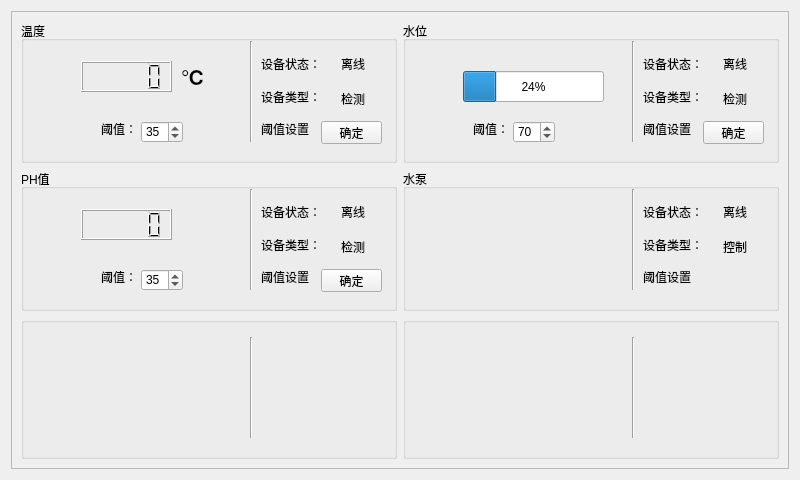
<?xml version="1.0" encoding="UTF-8"?>
<ui version="4.0">
 <class>homeForm</class>
 <widget class="QWidget" name="homeForm">
  <property name="geometry">
   <rect>
    <x>0</x>
    <y>0</y>
    <width>800</width>
    <height>480</height>
   </rect>
  </property>
  <property name="maximumSize">
   <size>
    <width>800</width>
    <height>480</height>
   </size>
  </property>
  <property name="windowTitle">
   <string>Form</string>
  </property>
  <property name="autoFillBackground">
   <bool>true</bool>
  </property>
  <layout class="QGridLayout" name="gridLayout">
   <item row="0" column="1">
    <widget class="QScrollArea" name="scrollArea">
     <property name="minimumSize">
      <size>
       <width>100</width>
       <height>50</height>
      </size>
     </property>
     <property name="widgetResizable">
      <bool>true</bool>
     </property>
     <widget class="QWidget" name="scrollAreaWidgetContents">
      <property name="geometry">
       <rect>
        <x>0</x>
        <y>0</y>
        <width>780</width>
        <height>460</height>
       </rect>
      </property>
      <layout class="QGridLayout" name="gridLayout_2">
       <item row="0" column="0">
        <widget class="QGroupBox" name="groupBox">
         <property name="title">
          <string>温度</string>
         </property>
         <widget class="Line" name="line">
          <property name="geometry">
           <rect>
            <x>220</x>
            <y>20</y>
            <width>20</width>
            <height>101</height>
           </rect>
          </property>
          <property name="orientation">
           <enum>Qt::Vertical</enum>
          </property>
         </widget>
         <widget class="QLCDNumber" name="tempNumber">
          <property name="geometry">
           <rect>
            <x>60</x>
            <y>40</y>
            <width>91</width>
            <height>31</height>
           </rect>
          </property>
         </widget>
         <widget class="QSpinBox" name="tempspinBox">
          <property name="geometry">
           <rect>
            <x>120</x>
            <y>100</y>
            <width>42</width>
            <height>22</height>
           </rect>
          </property>
          <property name="value">
           <number>35</number>
          </property>
         </widget>
         <widget class="QLabel" name="label_4">
          <property name="geometry">
           <rect>
            <x>80</x>
            <y>100</y>
            <width>31</width>
            <height>16</height>
           </rect>
          </property>
          <property name="text">
           <string>阈值：</string>
          </property>
         </widget>
         <widget class="QLabel" name="label_17">
          <property name="geometry">
           <rect>
            <x>160</x>
            <y>40</y>
            <width>51</width>
            <height>31</height>
           </rect>
          </property>
          <property name="text">
           <string>&lt;html&gt;&lt;head/&gt;&lt;body&gt;&lt;p&gt;&lt;span style=&quot; font-size:16pt; font-weight:600;&quot;&gt;℃&lt;/span&gt;&lt;/p&gt;&lt;/body&gt;&lt;/html&gt;</string>
          </property>
         </widget>
         <widget class="QPushButton" name="tempButton">
          <property name="geometry">
           <rect>
            <x>300</x>
            <y>100</y>
            <width>61</width>
            <height>23</height>
           </rect>
          </property>
          <property name="text">
           <string>确定</string>
          </property>
         </widget>
         <widget class="QWidget" name="layoutWidget">
          <property name="geometry">
           <rect>
            <x>240</x>
            <y>30</y>
            <width>62</width>
            <height>91</height>
           </rect>
          </property>
          <layout class="QVBoxLayout" name="verticalLayout">
           <item>
            <widget class="QLabel" name="label">
             <property name="text">
              <string>设备状态：</string>
             </property>
            </widget>
           </item>
           <item>
            <widget class="QLabel" name="label_2">
             <property name="text">
              <string>设备类型：</string>
             </property>
            </widget>
           </item>
           <item>
            <widget class="QLabel" name="label_3">
             <property name="text">
              <string>阈值设置</string>
             </property>
            </widget>
           </item>
          </layout>
         </widget>
         <widget class="QLabel" name="tempStatelabel">
          <property name="geometry">
           <rect>
            <x>320</x>
            <y>35</y>
            <width>31</width>
            <height>16</height>
           </rect>
          </property>
          <property name="text">
           <string>离线</string>
          </property>
         </widget>
         <widget class="QLabel" name="label_30">
          <property name="geometry">
           <rect>
            <x>320</x>
            <y>70</y>
            <width>31</width>
            <height>16</height>
           </rect>
          </property>
          <property name="text">
           <string>检测</string>
          </property>
         </widget>
        </widget>
       </item>
       <item row="2" column="1">
        <widget class="QGroupBox" name="groupBox_4">
         <property name="title">
          <string/>
         </property>
         <widget class="Line" name="line_6">
          <property name="geometry">
           <rect>
            <x>220</x>
            <y>20</y>
            <width>20</width>
            <height>101</height>
           </rect>
          </property>
          <property name="orientation">
           <enum>Qt::Vertical</enum>
          </property>
         </widget>
         <widget class="QLabel" name="lamppixlabel">
          <property name="geometry">
           <rect>
            <x>80</x>
            <y>30</y>
            <width>81</width>
            <height>81</height>
           </rect>
          </property>
          <property name="text">
           <string/>
          </property>
         </widget>
         <widget class="QLabel" name="label_39">
          <property name="geometry">
           <rect>
            <x>320</x>
            <y>65</y>
            <width>31</width>
            <height>16</height>
           </rect>
          </property>
          <property name="text">
           <string/>
          </property>
         </widget>
         <widget class="QLabel" name="lampStatelabel">
          <property name="geometry">
           <rect>
            <x>320</x>
            <y>30</y>
            <width>31</width>
            <height>21</height>
           </rect>
          </property>
          <property name="text">
           <string/>
          </property>
         </widget>
         <widget class="QWidget" name="layoutWidget">
          <property name="geometry">
           <rect>
            <x>240</x>
            <y>27</y>
            <width>62</width>
            <height>91</height>
           </rect>
          </property>
          <layout class="QVBoxLayout" name="verticalLayout_6">
           <item>
            <widget class="QLabel" name="label_25">
             <property name="text">
              <string/>
             </property>
            </widget>
           </item>
           <item>
            <widget class="QLabel" name="label_24">
             <property name="text">
              <string/>
             </property>
            </widget>
           </item>
           <item>
            <widget class="QLabel" name="label_26">
             <property name="text">
              <string/>
             </property>
            </widget>
           </item>
          </layout>
         </widget>
        </widget>
       </item>
       <item row="0" column="1">
        <widget class="QGroupBox" name="groupBox_2">
         <property name="title">
          <string>水位</string>
         </property>
         <widget class="Line" name="line_2">
          <property name="geometry">
           <rect>
            <x>220</x>
            <y>20</y>
            <width>20</width>
            <height>101</height>
           </rect>
          </property>
          <property name="orientation">
           <enum>Qt::Vertical</enum>
          </property>
         </widget>
         <widget class="QSpinBox" name="watlspinBox">
          <property name="geometry">
           <rect>
            <x>110</x>
            <y>100</y>
            <width>42</width>
            <height>22</height>
           </rect>
          </property>
          <property name="value">
           <number>70</number>
          </property>
         </widget>
         <widget class="QLabel" name="label_6">
          <property name="geometry">
           <rect>
            <x>70</x>
            <y>100</y>
            <width>31</width>
            <height>16</height>
           </rect>
          </property>
          <property name="text">
           <string>阈值：</string>
          </property>
         </widget>
         <widget class="QPushButton" name="watlButton">
          <property name="geometry">
           <rect>
            <x>300</x>
            <y>100</y>
            <width>61</width>
            <height>23</height>
           </rect>
          </property>
          <property name="text">
           <string>确定</string>
          </property>
         </widget>
         <widget class="QLabel" name="label_31">
          <property name="geometry">
           <rect>
            <x>320</x>
            <y>70</y>
            <width>31</width>
            <height>16</height>
           </rect>
          </property>
          <property name="text">
           <string>检测</string>
          </property>
         </widget>
         <widget class="QLabel" name="watlStatelabel">
          <property name="geometry">
           <rect>
            <x>320</x>
            <y>35</y>
            <width>35</width>
            <height>16</height>
           </rect>
          </property>
          <property name="text">
           <string>离线</string>
          </property>
         </widget>
         <widget class="QWidget" name="layoutWidget">
          <property name="geometry">
           <rect>
            <x>240</x>
            <y>30</y>
            <width>62</width>
            <height>91</height>
           </rect>
          </property>
          <layout class="QVBoxLayout" name="verticalLayout_2">
           <item>
            <widget class="QLabel" name="label_8">
             <property name="text">
              <string>设备状态：</string>
             </property>
            </widget>
           </item>
           <item>
            <widget class="QLabel" name="label_7">
             <property name="text">
              <string>设备类型：</string>
             </property>
            </widget>
           </item>
           <item>
            <widget class="QLabel" name="label_5">
             <property name="text">
              <string>阈值设置</string>
             </property>
            </widget>
           </item>
          </layout>
         </widget>
         <widget class="QProgressBar" name="watlprogressBar">
          <property name="geometry">
           <rect>
            <x>60</x>
            <y>50</y>
            <width>141</width>
            <height>31</height>
           </rect>
          </property>
          <property name="value">
           <number>24</number>
          </property>
         </widget>
        </widget>
       </item>
       <item row="1" column="1">
        <widget class="QGroupBox" name="groupBox_6">
         <property name="title">
          <string>水泵</string>
         </property>
         <widget class="Line" name="line_4">
          <property name="geometry">
           <rect>
            <x>220</x>
            <y>20</y>
            <width>20</width>
            <height>101</height>
           </rect>
          </property>
          <property name="orientation">
           <enum>Qt::Vertical</enum>
          </property>
         </widget>
         <widget class="QLabel" name="label_35">
          <property name="geometry">
           <rect>
            <x>320</x>
            <y>70</y>
            <width>31</width>
            <height>16</height>
           </rect>
          </property>
          <property name="text">
           <string>控制</string>
          </property>
         </widget>
         <widget class="QLabel" name="pumpStatelabel">
          <property name="geometry">
           <rect>
            <x>320</x>
            <y>35</y>
            <width>31</width>
            <height>16</height>
           </rect>
          </property>
          <property name="text">
           <string>离线</string>
          </property>
         </widget>
         <widget class="QWidget" name="layoutWidget">
          <property name="geometry">
           <rect>
            <x>240</x>
            <y>30</y>
            <width>62</width>
            <height>91</height>
           </rect>
          </property>
          <layout class="QVBoxLayout" name="verticalLayout_4">
           <item>
            <widget class="QLabel" name="label_16">
             <property name="text">
              <string>设备状态：</string>
             </property>
            </widget>
           </item>
           <item>
            <widget class="QLabel" name="label_15">
             <property name="text">
              <string>设备类型：</string>
             </property>
            </widget>
           </item>
           <item>
            <widget class="QLabel" name="label_13">
             <property name="text">
              <string>阈值设置</string>
             </property>
            </widget>
           </item>
          </layout>
         </widget>
         <widget class="QLabel" name="pumpvaluelabel">
          <property name="geometry">
           <rect>
            <x>170</x>
            <y>70</y>
            <width>41</width>
            <height>21</height>
           </rect>
          </property>
          <property name="text">
           <string/>
          </property>
         </widget>
         <widget class="QLabel" name="pumppixlabel">
          <property name="geometry">
           <rect>
            <x>70</x>
            <y>40</y>
            <width>81</width>
            <height>81</height>
           </rect>
          </property>
          <property name="text">
           <string/>
          </property>
         </widget>
        </widget>
       </item>
       <item row="2" column="0">
        <widget class="QGroupBox" name="groupBox_3">
         <property name="title">
          <string/>
         </property>
         <widget class="Line" name="line_5">
          <property name="geometry">
           <rect>
            <x>220</x>
            <y>20</y>
            <width>20</width>
            <height>101</height>
           </rect>
          </property>
          <property name="orientation">
           <enum>Qt::Vertical</enum>
          </property>
         </widget>
         <widget class="QLabel" name="fanpixlabel">
          <property name="geometry">
           <rect>
            <x>80</x>
            <y>40</y>
            <width>81</width>
            <height>81</height>
           </rect>
          </property>
          <property name="text">
           <string/>
          </property>
         </widget>
         <widget class="QLabel" name="label_37">
          <property name="geometry">
           <rect>
            <x>320</x>
            <y>70</y>
            <width>31</width>
            <height>16</height>
           </rect>
          </property>
          <property name="text">
           <string/>
          </property>
         </widget>
         <widget class="QLabel" name="fanStatelabel">
          <property name="geometry">
           <rect>
            <x>320</x>
            <y>35</y>
            <width>31</width>
            <height>16</height>
           </rect>
          </property>
          <property name="text">
           <string/>
          </property>
         </widget>
         <widget class="QWidget" name="layoutWidget">
          <property name="geometry">
           <rect>
            <x>240</x>
            <y>30</y>
            <width>62</width>
            <height>91</height>
           </rect>
          </property>
          <layout class="QVBoxLayout" name="verticalLayout_5">
           <item>
            <widget class="QLabel" name="label_21">
             <property name="text">
              <string/>
             </property>
            </widget>
           </item>
           <item>
            <widget class="QLabel" name="label_22">
             <property name="text">
              <string/>
             </property>
            </widget>
           </item>
           <item>
            <widget class="QLabel" name="label_23">
             <property name="text">
              <string/>
             </property>
            </widget>
           </item>
          </layout>
         </widget>
        </widget>
       </item>
       <item row="1" column="0">
        <widget class="QGroupBox" name="groupBox_5">
         <property name="title">
          <string>PH值</string>
         </property>
         <widget class="Line" name="line_3">
          <property name="geometry">
           <rect>
            <x>220</x>
            <y>20</y>
            <width>20</width>
            <height>101</height>
           </rect>
          </property>
          <property name="orientation">
           <enum>Qt::Vertical</enum>
          </property>
         </widget>
         <widget class="QLabel" name="label_33">
          <property name="geometry">
           <rect>
            <x>320</x>
            <y>70</y>
            <width>31</width>
            <height>16</height>
           </rect>
          </property>
          <property name="text">
           <string/>
          </property>
         </widget>
         <widget class="QLabel" name="phStatelabel">
          <property name="geometry">
           <rect>
            <x>320</x>
            <y>35</y>
            <width>31</width>
            <height>16</height>
           </rect>
          </property>
          <property name="text">
           <string>离线</string>
          </property>
         </widget>
         <widget class="QWidget" name="layoutWidget">
          <property name="geometry">
           <rect>
            <x>240</x>
            <y>30</y>
            <width>62</width>
            <height>91</height>
           </rect>
          </property>
          <layout class="QVBoxLayout" name="verticalLayout_3">
           <item>
            <widget class="QLabel" name="label_12">
             <property name="text">
              <string>设备状态：</string>
             </property>
            </widget>
           </item>
           <item>
            <widget class="QLabel" name="label_11">
             <property name="text">
              <string>设备类型：</string>
             </property>
            </widget>
           </item>
           <item>
            <widget class="QLabel" name="label_9">
             <property name="text">
              <string>阈值设置</string>
             </property>
            </widget>
           </item>
          </layout>
         </widget>
         <widget class="QPushButton" name="phButton">
          <property name="geometry">
           <rect>
            <x>300</x>
            <y>100</y>
            <width>61</width>
            <height>23</height>
           </rect>
          </property>
          <property name="text">
           <string>确定</string>
          </property>
         </widget>
         <widget class="QLabel" name="label_36">
          <property name="geometry">
           <rect>
            <x>320</x>
            <y>70</y>
            <width>31</width>
            <height>16</height>
           </rect>
          </property>
          <property name="text">
           <string>检测</string>
          </property>
         </widget>
         <widget class="QLabel" name="humanvaluelabel">
          <property name="geometry">
           <rect>
            <x>170</x>
            <y>70</y>
            <width>41</width>
            <height>21</height>
           </rect>
          </property>
          <property name="text">
           <string/>
          </property>
         </widget>
         <widget class="QLCDNumber" name="phNumber">
          <property name="geometry">
           <rect>
            <x>60</x>
            <y>40</y>
            <width>91</width>
            <height>31</height>
           </rect>
          </property>
         </widget>
         <widget class="QSpinBox" name="phspinBox">
          <property name="geometry">
           <rect>
            <x>120</x>
            <y>100</y>
            <width>42</width>
            <height>22</height>
           </rect>
          </property>
          <property name="value">
           <number>35</number>
          </property>
         </widget>
         <widget class="QLabel" name="label_10">
          <property name="geometry">
           <rect>
            <x>80</x>
            <y>100</y>
            <width>31</width>
            <height>16</height>
           </rect>
          </property>
          <property name="text">
           <string>阈值：</string>
          </property>
         </widget>
        </widget>
       </item>
      </layout>
     </widget>
    </widget>
   </item>
  </layout>
 </widget>
 <resources/>
 <connections/>
</ui>
